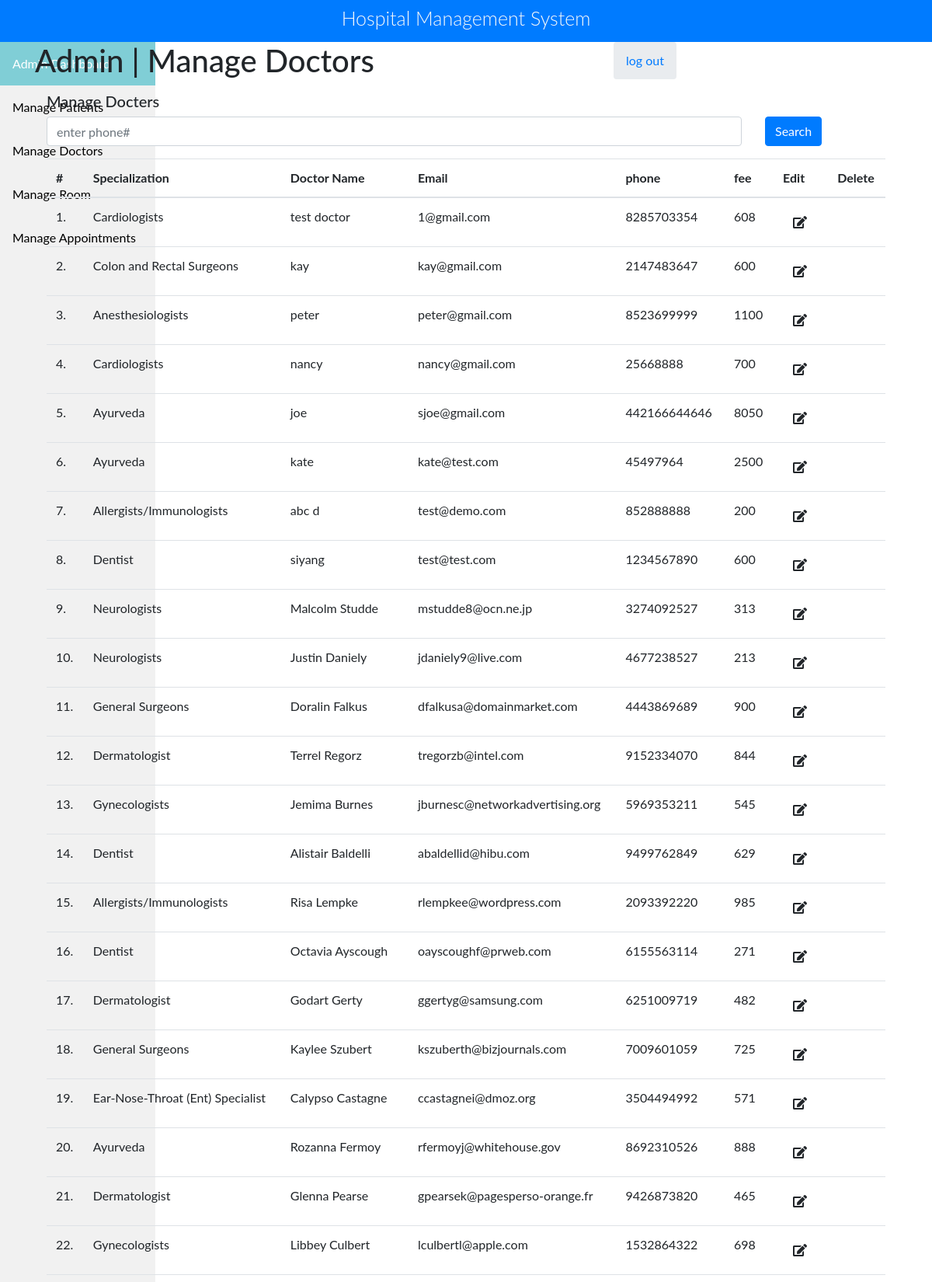
Screenshot of /HMS/admin/manage-doctors.php (signed in, upper part) with the database file from the repository.
### tables this page shows
CREATE TABLE `doctors` (
  `id` bigint(20) NOT NULL,
  `specialityID` int(255) DEFAULT NULL,
  `doctorName` varchar(255) DEFAULT NULL,
  `docFees` int(255) DEFAULT NULL,
  `docphone` bigint(11) DEFAULT NULL,
  `docEmail` varchar(255) DEFAULT NULL,
  `password` varchar(255) DEFAULT NULL
);

CREATE TABLE `doctorspecilization` (
  `id` int(11) NOT NULL,
  `specilization` varchar(255) DEFAULT NULL
);

### HMS/admin/manage-doctors.php (the view, shortened to what this page needs)
<?php
include('include/config.php');
include('include/pagination.php');
?>
<!DOCTYPE html>
<html lang="en">
<head>
	<link rel="stylesheet" href="https://stackpath.bootstrapcdn.com/bootstrap/4.5.2/css/bootstrap.min.css">
	<link rel="stylesheet" href="https://pro.fontawesome.com/releases/v5.11.2/css/all.css">
</head>
<body>
	<div id="app">
	<?php include("include/title.php"); ?>
		<?php include("sideNav.php"); ?>
		<div class="app-content">
			<div class="main-content" >
				<div class="wrap-content container" id="container">
					<section id="page-title">
						<div class="row">
							<div class="col-sm-8">
								<h1 class="mainTitle">Admin | Manage Doctors</h1>
							</div>
							<ol class="breadcrumb">
								<li>
									<a href="logout.php">log out</a>
								</li>
							</ol>
						</div>
					</section>
					<div class="container-fluid container-fullw bg-white">
						<div class="row">
							<div class="col-lg-12">
								<h5 class="over-title margin-bottom-15">Manage <span class="text-bold">Docters</span></h5>
								<form class="form-group"  method="post">
									<div class="row">
										<div class="col-md-10">
											<input type="text" name="search" class="form-control" placeholder="enter phone#">
										</div>
											<div class="col-md-2">
												<input type="submit" name="doc_search" class="btn btn-primary" value="Search" >
											</div>
									</div>
								</form>
								<table class="table table-hover" id="sample-table-1">
									<thead>
										<tr>
											<th class="center">#</th>
											<th>Specialization</th>
											<th>Doctor Name</th>
											<th>Email</th>
											<th>phone</th>
											<th>fee</th>
											<th>Edit</th>
											<th>Delete</th>
										</tr>
									</thead>
									<tbody>
										<?php
$result_per_page = 50;
if(isset($_GET["page"])){
	$page = $_GET["page"];
}else{
	$page = 1;
}
$start_from = ($page - 1) * $result_per_page;
$sql = mysqli_query($con,"select * from doctors ORDER BY id ASC LIMIT $start_from, $result_per_page ");
										$cnt=1 + $start_from;
										while($row=mysqli_fetch_array($sql))
										{
											?>
											<tr>
												<td class="center"><?php echo $cnt;?>.</td>
												<td class="hidden-xs"><?php
												$tmp = $row['specialityID'];
												$sql1 = mysqli_query($con,"select specilization from doctorspecilization where id ='$tmp' ");
												$row1=mysqli_fetch_array($sql1);
												echo $row1['specilization'];
												?></td>
												<td><?php echo $row['doctorName'];?></td>
												<td><?php echo $row['docEmail'];?>
												<td><?php echo $row['docphone'];?>
												<td><?php echo $row['docFees'];?>
											</td>
											<td >
													<a href="edit-doctor.php?id=<?php echo $row['id'];?>" class="btn btn-transparent btn-xs" tooltip-placement="top" tooltip="Edit"><i class="fas fa-edit"></i></a></td>
													<td >
														<a href="manage-doctors.php?id=<?php echo $row['id']?>&del=delete" onClick="return confirm('Are you sure you want to delete?')"class="btn btn-transparent btn-xs tooltips" tooltip-placement="top" tooltip="Remove"><i class="far fa-trash"></i></a>
													</td>
											</tr>
											<?php
											$cnt = $cnt + 1 ;
										}?>
									</tbody>
								</table>
							</div>
						</div>
					</div>
				</div>
			</div>
		</div>
	</div>
</body>
</html>

### HMS/admin/sideNav.php (style rules this page uses)
body { margin: 0; font-family: "Lato", sans-serif; }

### rows the page displays
doctors: doctorspecilization.specilization "Cardiologists", doctorName "test doctor", docEmail "1@gmail.com", docphone "8285703354", docFees "608"
doctors: doctorspecilization.specilization "Colon and Rectal Surgeons", doctorName "kay", docEmail "kay@gmail.com", docphone "2147483647", docFees "600"
doctors: doctorspecilization.specilization "Anesthesiologists", doctorName "peter", docEmail "peter@gmail.com", docphone "8523699999", docFees "1100"
doctors: doctorspecilization.specilization "Cardiologists", doctorName "nancy", docEmail "nancy@gmail.com", docphone "25668888", docFees "700"
doctors: doctorspecilization.specilization "Ayurveda", doctorName "joe", docEmail "sjoe@gmail.com", docphone "442166644646", docFees "8050"
doctors: doctorspecilization.specilization "Ayurveda", doctorName "kate", docEmail "kate@test.com", docphone "45497964", docFees "2500"
doctors: doctorspecilization.specilization "Allergists/Immunologists", doctorName "abc d", docEmail "test@demo.com", docphone "852888888", docFees "200"
doctors: doctorspecilization.specilization "Dentist", doctorName "siyang", docEmail "test@test.com", docphone "1234567890", docFees "600"
doctors: doctorspecilization.specilization "Neurologists", doctorName "Malcolm Studde", docEmail "mstudde8@ocn.ne.jp", docphone "3274092527", docFees "313"
doctors: doctorspecilization.specilization "Neurologists", doctorName "Justin Daniely", docEmail "jdaniely9@live.com", docphone "4677238527", docFees "213"
doctors: doctorspecilization.specilization "General Surgeons", doctorName "Doralin Falkus", docEmail "dfalkusa@domainmarket.com", docphone "4443869689", docFees "900"
doctors: doctorspecilization.specilization "Dermatologist", doctorName "Terrel Regorz", docEmail "tregorzb@intel.com", docphone "9152334070", docFees "844"
doctors: doctorspecilization.specilization "Gynecologists", doctorName "Jemima Burnes", docEmail "jburnesc@networkadvertising.org", docphone "5969353211", docFees "545"
doctors: doctorspecilization.specilization "Dentist", doctorName "Alistair Baldelli", docEmail "abaldellid@hibu.com", docphone "9499762849", docFees "629"
doctors: doctorspecilization.specilization "Allergists/Immunologists", doctorName "Risa Lempke", docEmail "rlempkee@wordpress.com", docphone "2093392220", docFees "985"
doctors: doctorspecilization.specilization "Dentist", doctorName "Octavia Ayscough", docEmail "oayscoughf@prweb.com", docphone "6155563114", docFees "271"
doctors: doctorspecilization.specilization "Dermatologist", doctorName "Godart Gerty", docEmail "ggertyg@samsung.com", docphone "6251009719", docFees "482"
doctors: doctorspecilization.specilization "General Surgeons", doctorName "Kaylee Szubert", docEmail "kszuberth@bizjournals.com", docphone "7009601059", docFees "725"
doctors: doctorspecilization.specilization "Ear-Nose-Throat (Ent) Specialist", doctorName "Calypso Castagne", docEmail "ccastagnei@dmoz.org", docphone "3504494992", docFees "571"
doctors: doctorspecilization.specilization "Ayurveda", doctorName "Rozanna Fermoy", docEmail "rfermoyj@whitehouse.gov", docphone "8692310526", docFees "888"
doctors: doctorspecilization.specilization "Dermatologist", doctorName "Glenna Pearse", docEmail "gpearsek@pagesperso-orange.fr", docphone "9426873820", docFees "465"
doctors: doctorspecilization.specilization "Gynecologists", doctorName "Libbey Culbert", docEmail "lculbertl@apple.com", docphone "1532864322", docFees "698"
